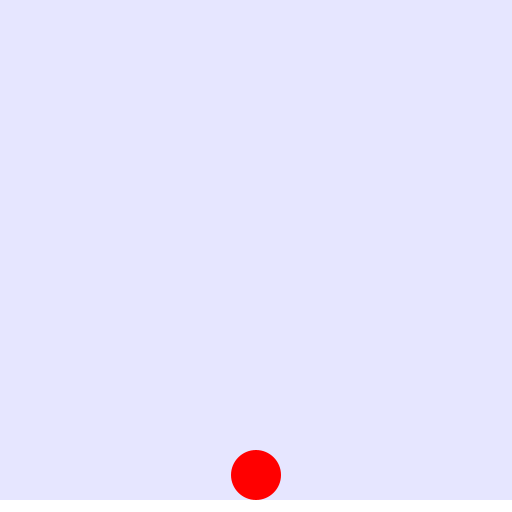
Frame 1 (no input)
Frame 60 (the mouse pressed at the canvas centre just before this capture): identical to frame 1, image omitted
Frame 120 (the mouse held since frame 60 and released just before this capture): identical to frame 1, image omitted

The Processing sketch that drew this single still picture (run headless with seeded random() and noise(); from frame 60 on, the mouse is pressed at the canvas centre):

// Processing sketch: Esercizio2
// ── Esercizio2.pde
ArrayList<Spear> spears;
Baloon b;
double energy;
 
void setup()
{
   size(512,512);
   background(230,230,255);
   loop();
   energy=0;
   spears=new  ArrayList<Spear>();
   b=new Baloon(256,475);
}
 
void draw()
{
  background(230,230,255);
  
  if (keyPressed)
  {
    if (((key=='a')||(key=='A'))&&(energy>-3))
      energy-=0.2;
    if (((key=='d')||(key=='D'))&&(energy<3))
      energy+=0.2;
  }
  else
  {
    if(energy>0)
      energy-=0.05;
    else if (energy<0)
      energy+=0.05;
  }
  
  if (b.checkLimit(0,512))
  {
    energy*=-1;
  }
   
  b.run(energy);
  fill(255);
  rect(0,500,512,12);
  
  if(random(0,1)<0.1)
    spears.add(new Spear(random(12,500),-60, random(3,8)));
    
  for(Spear s:spears)
  {
    s.run();
    if (b.sp(s))
      noLoop();
  }
  
 
}

void keyPressed()
{
  if((key=='r') || (key=='R'))
    setup();
}

// ── Baloon.pde
class Baloon{
  float x, y;
  
  Baloon(float _x, float _y){
    x=_x;
    y=_y;
  }
  
  void display(){
    noStroke();
    fill(255, 0, 0);
    ellipse(x, y, 50, 50);
  }
  
  void move(double e){
    x+=e;
  }
  
  void run(double e){
    move(e);
    display();
  } 
  
  boolean checkLimit(float a, float b){
    return ((x-25<a) || (x+25>b));
  }
  
  boolean sp(Spear s){
    return (dist(s.x, s.y, x, y) < 20);
  }
  
}

// ── Spear.pde
class Spear{
  float x, y, sy;
  
  Spear(float _x, float _y, float _sy){
    x=_x;
    y=_y;
    sy=_sy;
  }
  
  void dislpay(){
    noStroke();
    fill(170, 170, 255);
    triangle(x, y, x-25, y+40, x-25, y+40);
  }
  
  void move() {
    y+=sy;
  }
  
  void run(){
    move();
    dislpay();
  }
  
}
